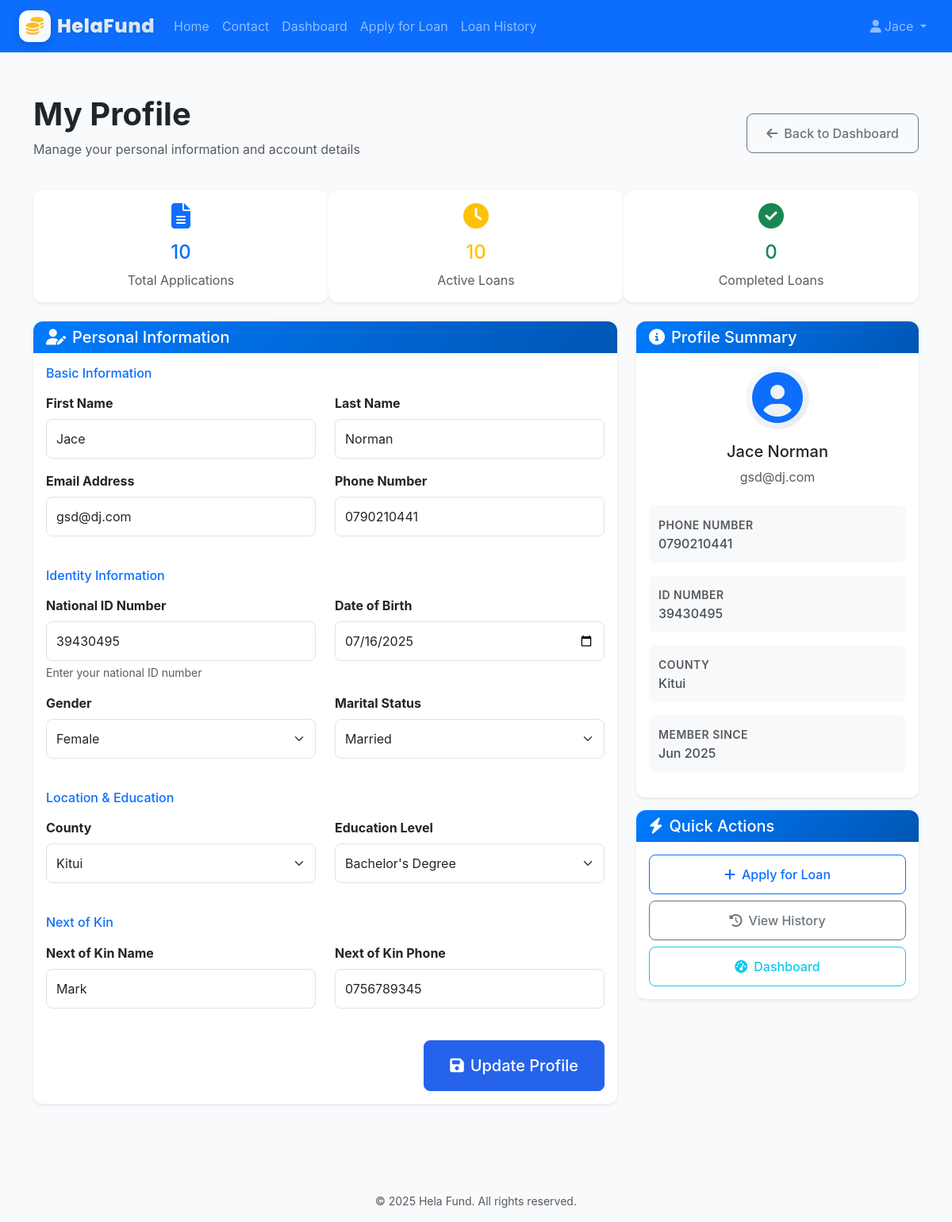
/profile/ (signed in), run on an earlier commit of the app's database.
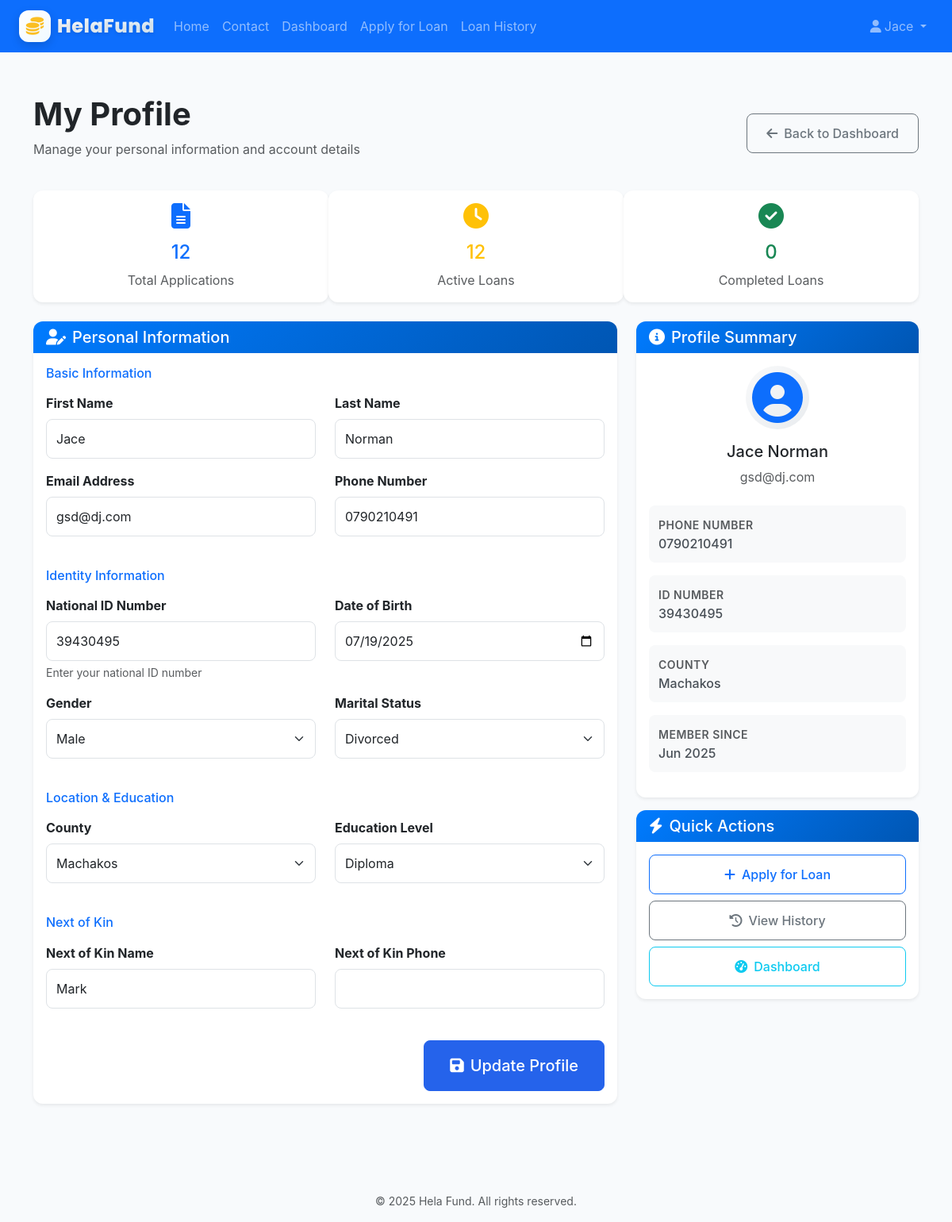
And on a later commit of the database.
### loans/models.py (models this page shows, shortened)
class LoanApplication(models.Model):
    GENDER_CHOICES = [
        ('male', 'Male'),
        ('female', 'Female'),
        ('other', 'Other'),
    ]
    MARITAL_STATUS_CHOICES = [
        ('single', 'Single'),
        ('married', 'Married'),
        ('divorced', 'Divorced'),
        ('widowed', 'Widowed'),
    ]
    EDUCATION_LEVEL_CHOICES = [
        ('primary', 'Primary School'),
        ('secondary', 'Secondary School'),
        ('diploma', 'Diploma'),
        ('degree', 'Bachelor\'s Degree'),
        ('masters', 'Master\'s Degree'),
        ('phd', 'PhD'),
        ('other', 'Other'),
    ]
    PAYMENT_METHOD_CHOICES = [
        ('mpesa', 'M-Pesa'),
        ('bank_transfer', 'Bank Transfer'),
    ]
    STATUS_CHOICES = [
        ('draft', 'Draft'),
        ('submitted', 'Submitted'),
        ('under_review', 'Under Review'),
        ('approved', 'Approved'),
        ('rejected', 'Rejected'),
        ('disbursed', 'Disbursed'),
        ('completed', 'Completed'),
    ]
    EMPLOYMENT_STATUS_CHOICES = [
        ('employed', 'Employed'),
        ('self_employed', 'Self-employed'),
        ('unemployed', 'Unemployed'),
        ('student', 'Student'),
        ('retired', 'Retired'),
        ('other', 'Other'),
    ]
    application_id = models.UUIDField(default=uuid.uuid4, editable=False, unique=True)
    user = models.ForeignKey(User, on_delete=models.CASCADE, related_name='loan_applications')
    status = models.CharField(max_length=20, choices=STATUS_CHOICES, default='draft')
    phone_number = models.CharField(max_length=15, help_text="Enter phone number (e.g., 0712345678)")
    id_number = models.CharField(max_length=20, help_text="Enter your national ID number")
    gender = models.CharField(max_length=10, choices=GENDER_CHOICES)
    date_of_birth = models.DateField()
    marital_status = models.CharField(max_length=10, choices=MARITAL_STATUS_CHOICES)
    county = models.ForeignKey(County, on_delete=models.CASCADE)
    next_of_kin = models.CharField(max_length=100, help_text="Enter your next of kin's full name", null=True, blank=True)
    next_of_kin_phone = models.CharField(max_length=15, help_text="Enter next of kin's phone number (e.g., 0712345678)", null=True, blank=True)
    education_level = models.CharField(max_length=20, choices=EDUCATION_LEVEL_CHOICES, help_text="Select your highest level of education", null=True, blank=True)
    employment_status = models.CharField(max_length=20, choices=EMPLOYMENT_STATUS_CHOICES, null=True, blank=True)
    monthly_income = models.CharField(max_length=20, null=True, blank=True, help_text="Select your monthly income range")
    loan_purpose = models.CharField(max_length=255, null=True, blank=True, help_text="State the purpose of the loan")
    requested_amount = models.DecimalField(max_digits=10, decimal_places=2, validators=[MinValueValidator(1000)])
    approved_amount = models.DecimalField(max_digits=10, decimal_places=2, null=True, blank=True)
    repayment_period = models.PositiveIntegerField(validators=[MinValueValidator(1), MaxValueValidator(60)], help_text="Repayment period in months")
    interest_rate = models.DecimalField(max_digits=5, decimal_places=2, default=6.00, help_text="Annual interest rate (%)")
    payment_method = models.CharField(max_length=20, choices=PAYMENT_METHOD_CHOICES, null=True, blank=True)
    mpesa_number = models.CharField(max_length=15, null=True, blank=True)
    bank_account = models.CharField(max_length=50, null=True, blank=True)
    created_at = models.DateTimeField(auto_now_add=True)
    updated_at = models.DateTimeField(auto_now=True)
    submitted_at = models.DateTimeField(null=True, blank=True)
    approved_at = models.DateTimeField(null=True, blank=True)
    disbursed_at = models.DateTimeField(null=True, blank=True)
    class Meta:
        ordering = ['-created_at']

class County(models.Model):
    name = models.CharField(max_length=100, unique=True)
    def __str__(self):
        return self.name
    class Meta:
        verbose_name_plural = "Counties"

### loans/views.py (the view)
# urls.py: path('profile/', views.profile, name='profile'),
@login_required
def profile(request):
    try:
        latest_loan = LoanApplication.objects.filter(user=request.user).order_by('-created_at').first()
        if request.method == 'POST':
            form = UserProfileForm(request.POST, user=request.user)
            if form.is_valid():
                user = request.user
                user.first_name = form.cleaned_data['first_name']
                user.last_name = form.cleaned_data['last_name']
                user.email = form.cleaned_data['email']
                user.save()
                if latest_loan:
                    latest_loan.phone_number = form.cleaned_data['phone_number']
                    latest_loan.id_number = form.cleaned_data['id_number']
                    latest_loan.gender = form.cleaned_data['gender']
                    latest_loan.date_of_birth = form.cleaned_data['date_of_birth']
                    latest_loan.marital_status = form.cleaned_data['marital_status']
                    latest_loan.county = form.cleaned_data['county']
                    latest_loan.next_of_kin = form.cleaned_data['next_of_kin']
                    latest_loan.next_of_kin_phone = form.cleaned_data['next_of_kin_phone']
                    latest_loan.education_level = form.cleaned_data['education_level']
                    latest_loan.save()
                else:
                    LoanApplication.objects.create(
                        user=request.user,
                        phone_number=form.cleaned_data['phone_number'],
                        id_number=form.cleaned_data['id_number'],
                        gender=form.cleaned_data['gender'],
                        date_of_birth=form.cleaned_data['date_of_birth'],
                        marital_status=form.cleaned_data['marital_status'],
                        county=form.cleaned_data['county'],
                        next_of_kin=form.cleaned_data['next_of_kin'],
                        next_of_kin_phone=form.cleaned_data['next_of_kin_phone'],
                        education_level=form.cleaned_data['education_level'],
                        requested_amount=1000,  # Default amount
                        repayment_period=12,  # Default period
                        status='draft'
                    )
                messages.success(request, 'Profile updated successfully!')
                return redirect('loans:profile')
            else:
                messages.error(request, 'Please correct the errors below.')
        else:
            form = UserProfileForm(user=request.user)
        total_loans = LoanApplication.objects.filter(user=request.user).count()
        active_loans = LoanApplication.objects.filter(
            user=request.user,
            status__in=['draft', 'submitted', 'under_review', 'approved', 'disbursed']
        ).count()
        completed_loans = LoanApplication.objects.filter(
            user=request.user,
            status='completed'
        ).count()
        context = {
            'form': form,
            'latest_loan': latest_loan,
            'total_loans': total_loans,
            'active_loans': active_loans,
            'completed_loans': completed_loans,
        }
        return render(request, 'loans/profile.html', context)
    except Exception as e:
        messages.error(request, f'Error loading profile: {str(e)}')
        return render(request, 'loans/profile.html')

### templates/loans/profile.html (shortened to what the changed rows need)
{% extends 'base.html' %}
{% block content %}
<div class="container py-5">
    <div class="row mb-4">
        <div class="col-12">
            <div class="d-flex justify-content-between align-items-center">
                <div>
                    <h1 class="fw-bold">My Profile</h1>
                </div>
            </div>
        </div>
    </div>
    <div class="row mb-4 profile-stats-row">
        <div class="col-md-4">
            <div class="card text-center">
                <div class="card-body">
                    <i class="fas fa-file-alt text-primary mb-3" style="font-size: 2rem;"></i>
                    <h4 class="text-primary">{{ total_loans }}</h4>
                    <p class="text-muted mb-0">Total Applications</p>
                </div>
            </div>
        </div>
        <div class="col-md-4">
            <div class="card text-center">
                <div class="card-body">
                    <i class="fas fa-clock text-warning mb-3" style="font-size: 2rem;"></i>
                    <h4 class="text-warning">{{ active_loans }}</h4>
                    <p class="text-muted mb-0">Active Loans</p>
                </div>
            </div>
        </div>
    </div>
    <div class="row">
        <div class="col-lg-8">
            <div class="card">
                <div class="card-body">
                    <form method="post">
                        <div class="row mb-4">
                            <div class="col-md-6 mb-3">
                                <label for="{{ form.phone_number.id_for_label }}" class="form-label">
                                    <strong>Phone Number</strong>
                                </label>
                                {{ form.phone_number }}
                            </div>
                        </div>
                        <div class="row mb-4">
                            <div class="col-md-6 mb-3">
                                <label for="{{ form.id_number.id_for_label }}" class="form-label">
                                    <strong>National ID Number</strong>
                                </label>
                                {{ form.id_number }}
                                {% if form.id_number.help_text %}
                                    <div class="form-text">{{ form.id_number.help_text }}</div>
                                {% endif %}
                            </div>
                            <div class="col-md-6 mb-3">
                                <label for="{{ form.date_of_birth.id_for_label }}" class="form-label">
                                    <strong>Date of Birth</strong>
                                </label>
                                {{ form.date_of_birth }}
                            </div>
                            <div class="col-md-6 mb-3">
                                <label for="{{ form.gender.id_for_label }}" class="form-label">
                                    <strong>Gender</strong>
                                </label>
                                {{ form.gender }}
                            </div>
                            <div class="col-md-6 mb-3">
                                <label for="{{ form.marital_status.id_for_label }}" class="form-label">
                                    <strong>Marital Status</strong>
                                </label>
                                {{ form.marital_status }}
                            </div>
                        </div>
                        <div class="row mb-4">
                            <div class="col-md-6 mb-3">
                                <label for="{{ form.county.id_for_label }}" class="form-label">
                                    <strong>County</strong>
                                </label>
                                {{ form.county }}
                            </div>
                            <div class="col-md-6 mb-3">
                                <label for="{{ form.education_level.id_for_label }}" class="form-label">
                                    <strong>Education Level</strong>
                                </label>
                                {{ form.education_level }}
                            </div>
                        </div>
                        <div class="row mb-4">
                            <div class="col-md-6 mb-3">
                                <label for="{{ form.next_of_kin.id_for_label }}" class="form-label">
                                    <strong>Next of Kin Name</strong>
                                </label>
                                {{ form.next_of_kin }}
                            </div>
                            <div class="col-md-6 mb-3">
                                <label for="{{ form.next_of_kin_phone.id_for_label }}" class="form-label">
                                    <strong>Next of Kin Phone</strong>
                                </label>
                                {{ form.next_of_kin_phone }}
                            </div>
                        </div>
                    </form>
                </div>
            </div>
        </div>
        <div class="col-lg-4">
            <div class="card">
                <div class="card-body">
                    <div class="profile-summary">
                        <div class="profile-details">
                            {% if latest_loan %}
                                <div class="detail-item mb-3">
                                    <small class="text-muted">Phone Number</small>
                                    <p class="mb-0">{{ latest_loan.phone_number }}</p>
                                </div>
                                <div class="detail-item mb-3">
                                    <small class="text-muted">ID Number</small>
                                    <p class="mb-0">{{ latest_loan.id_number }}</p>
                                </div>
                                <div class="detail-item mb-3">
                                    <small class="text-muted">County</small>
                                    <p class="mb-0">{{ latest_loan.county.name }}</p>
                                </div>
                                <div class="detail-item mb-3">
                                    <small class="text-muted">Member Since</small>
                                    <p class="mb-0">{{ user.date_joined|date:"M Y" }}</p>
                                </div>
                            {% else %}
                                <div class="alert alert-info">
                                    <i class="fas fa-info-circle me-2"></i>
                                    Complete your profile information to get started with loan applications.
                                </div>
                            {% endif %}
                        </div>
                    </div>
                </div>
            </div>
        </div>
    </div>
</div>
{% endblock %}

What changed in the data, as far as the page shows it:
no longer on this page (row unchanged): LoanApplication: phone_number "0790210441", id_number "39430495", date_of_birth "07/16/2025", gender "Female", marital_status "Married", county "Kitui", education_level "Bachelor's Degree", next_of_kin "Mark", next_of_kin_phone "0756789345", county.name "Kitui"
added LoanApplication: phone_number "0790210491", id_number "39430495", date_of_birth "07/19/2025", gender "Male", marital_status "Divorced", county "Machakos", education_level "Diploma", next_of_kin "Mark", county.name "Machakos"
Also different on the page:
{{ total_loans }}: "10" → "12"
{{ active_loans }}: "10" → "12"
